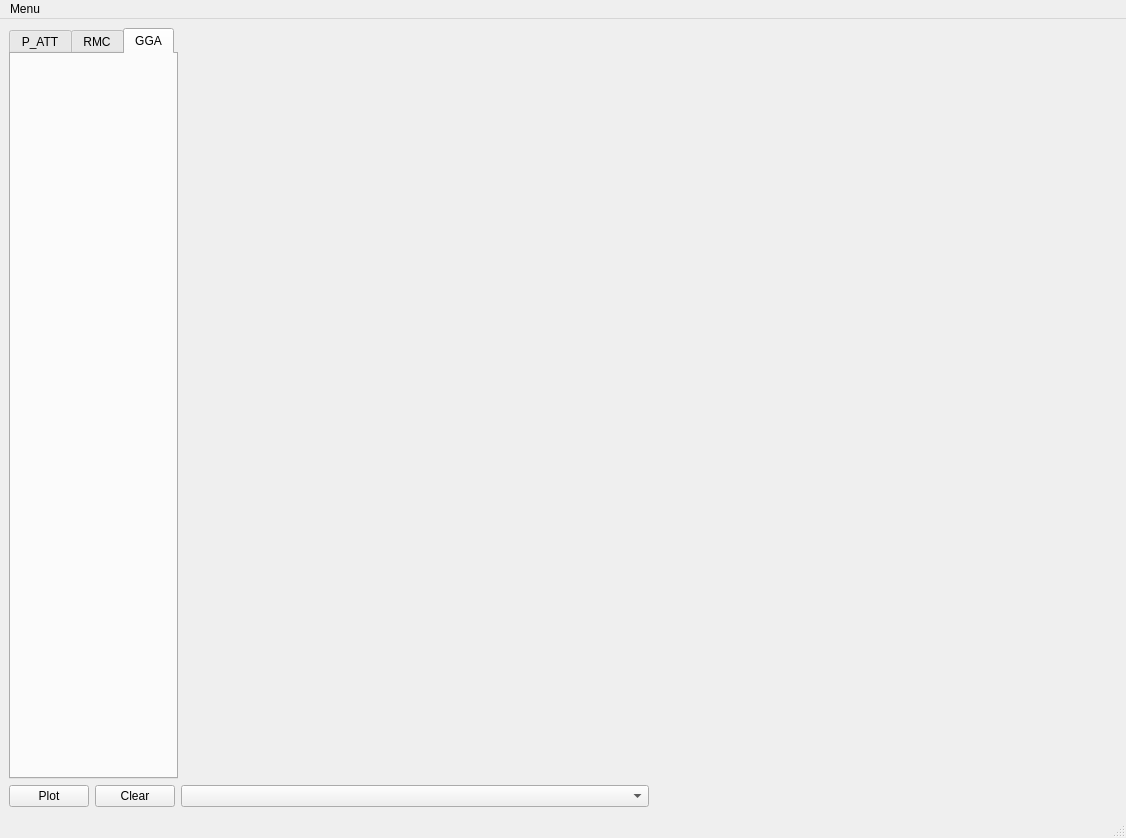
<?xml version="1.0" encoding="UTF-8"?>
<ui version="4.0">
 <class>MainWindow</class>
 <widget class="QMainWindow" name="MainWindow">
  <property name="geometry">
   <rect>
    <x>0</x>
    <y>0</y>
    <width>1126</width>
    <height>838</height>
   </rect>
  </property>
  <property name="windowTitle">
   <string>ASCM</string>
  </property>
  <widget class="QWidget" name="centralwidget">
   <layout class="QHBoxLayout" name="horizontalLayout_4">
    <item>
     <layout class="QVBoxLayout" name="verticalLayout">
      <item>
       <layout class="QHBoxLayout" name="horizontalLayout_2">
        <item>
         <widget class="QTabWidget" name="tabWidget">
          <property name="sizePolicy">
           <sizepolicy hsizetype="Fixed" vsizetype="Expanding">
            <horstretch>0</horstretch>
            <verstretch>0</verstretch>
           </sizepolicy>
          </property>
          <property name="tabletTracking">
           <bool>false</bool>
          </property>
          <property name="focusPolicy">
           <enum>Qt::NoFocus</enum>
          </property>
          <property name="layoutDirection">
           <enum>Qt::LeftToRight</enum>
          </property>
          <property name="tabPosition">
           <enum>QTabWidget::North</enum>
          </property>
          <property name="tabShape">
           <enum>QTabWidget::Rounded</enum>
          </property>
          <property name="currentIndex">
           <number>2</number>
          </property>
          <widget class="QWidget" name="tab">
           <attribute name="title">
            <string>P_ATT</string>
           </attribute>
           <widget class="QWidget" name="">
            <property name="geometry">
             <rect>
              <x>10</x>
              <y>30</y>
              <width>64</width>
              <height>42</height>
             </rect>
            </property>
            <layout class="QVBoxLayout" name="verticalLayout_3">
             <item>
              <widget class="QCheckBox" name="checkBox">
               <property name="text">
                <string>Roll</string>
               </property>
              </widget>
             </item>
             <item>
              <widget class="QCheckBox" name="checkBox_2">
               <property name="text">
                <string>Heading</string>
               </property>
              </widget>
             </item>
            </layout>
           </widget>
          </widget>
          <widget class="QWidget" name="tab_2">
           <attribute name="title">
            <string>RMC</string>
           </attribute>
           <widget class="QWidget" name="">
            <property name="geometry">
             <rect>
              <x>10</x>
              <y>30</y>
              <width>72</width>
              <height>88</height>
             </rect>
            </property>
            <layout class="QVBoxLayout" name="verticalLayout_2">
             <item>
              <widget class="QCheckBox" name="checkBox_3">
               <property name="text">
                <string>Longitude</string>
               </property>
              </widget>
             </item>
             <item>
              <widget class="QCheckBox" name="checkBox_4">
               <property name="text">
                <string>Latitude</string>
               </property>
              </widget>
             </item>
             <item>
              <widget class="QCheckBox" name="checkBox_5">
               <property name="text">
                <string>Altitude</string>
               </property>
              </widget>
             </item>
             <item>
              <widget class="QCheckBox" name="checkBox_6">
               <property name="text">
                <string>Heading</string>
               </property>
              </widget>
             </item>
            </layout>
           </widget>
          </widget>
          <widget class="QWidget" name="tab_3">
           <attribute name="title">
            <string>GGA</string>
           </attribute>
          </widget>
         </widget>
        </item>
        <item>
         <widget class="PlotWidget" name="Widget" native="true">
          <property name="sizePolicy">
           <sizepolicy hsizetype="Expanding" vsizetype="Expanding">
            <horstretch>0</horstretch>
            <verstretch>0</verstretch>
           </sizepolicy>
          </property>
          <zorder>tabWidget</zorder>
         </widget>
        </item>
       </layout>
      </item>
      <item>
       <layout class="QHBoxLayout" name="horizontalLayout_3">
        <item>
         <widget class="QPushButton" name="pushButton">
          <property name="sizePolicy">
           <sizepolicy hsizetype="Preferred" vsizetype="Preferred">
            <horstretch>0</horstretch>
            <verstretch>0</verstretch>
           </sizepolicy>
          </property>
          <property name="text">
           <string>Plot</string>
          </property>
         </widget>
        </item>
        <item>
         <widget class="QPushButton" name="pushButton_2">
          <property name="sizePolicy">
           <sizepolicy hsizetype="Preferred" vsizetype="Preferred">
            <horstretch>0</horstretch>
            <verstretch>0</verstretch>
           </sizepolicy>
          </property>
          <property name="text">
           <string>Clear</string>
          </property>
         </widget>
        </item>
        <item>
         <widget class="QComboBox" name="comboBox">
          <property name="sizePolicy">
           <sizepolicy hsizetype="Expanding" vsizetype="Fixed">
            <horstretch>0</horstretch>
            <verstretch>0</verstretch>
           </sizepolicy>
          </property>
         </widget>
        </item>
        <item>
         <spacer name="horizontalSpacer">
          <property name="orientation">
           <enum>Qt::Horizontal</enum>
          </property>
          <property name="sizeHint" stdset="0">
           <size>
            <width>40</width>
            <height>20</height>
           </size>
          </property>
         </spacer>
        </item>
       </layout>
      </item>
     </layout>
    </item>
   </layout>
   <zorder></zorder>
  </widget>
  <widget class="QMenuBar" name="menubar">
   <property name="geometry">
    <rect>
     <x>0</x>
     <y>0</y>
     <width>1126</width>
     <height>21</height>
    </rect>
   </property>
   <widget class="QMenu" name="menuMenu">
    <property name="title">
     <string>Menu</string>
    </property>
    <addaction name="actionOpen_File_1"/>
    <addaction name="actionOpen_File_2"/>
    <addaction name="actionOpen_File_3"/>
    <addaction name="actionExit"/>
    <addaction name="actionECEF_to_ENU"/>
   </widget>
   <addaction name="menuMenu"/>
  </widget>
  <widget class="QStatusBar" name="statusbar"/>
  <action name="actionOpen_File_1">
   <property name="text">
    <string>Open File №1</string>
   </property>
  </action>
  <action name="actionOpen_File_2">
   <property name="text">
    <string>Open File №2</string>
   </property>
  </action>
  <action name="actionOpen_File_3">
   <property name="text">
    <string>Open File №3</string>
   </property>
  </action>
  <action name="actionExit">
   <property name="text">
    <string>Close</string>
   </property>
  </action>
  <action name="actionECEF_to_ENU">
   <property name="text">
    <string>ECEF to ENU</string>
   </property>
  </action>
 </widget>
 <customwidgets>
  <customwidget>
   <class>PlotWidget</class>
   <extends>QWidget</extends>
   <header location="global">pyqtgraph</header>
   <container>1</container>
  </customwidget>
 </customwidgets>
 <resources/>
 <connections/>
</ui>
